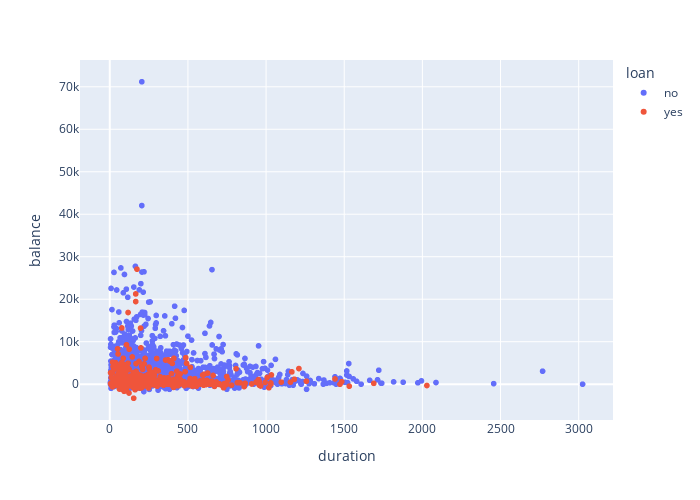

Notebook cell for this chart:
### Markdown cell above
education of tertiary sector has highest balance

### Code cell
fig = px.scatter(data, x="duration", y="balance" , color = "loan" , width = 700 , height = 500 )
fig.show()

### Figure 1 — Plotly figure (JSON) as saved in the notebook; plotly's stock layout.template omitted (floating-point values rounded to 4 significant figures; data arrays with more than 128 entries replaced by an {"elided": "..."} marker saying what was removed)
{"data": [{"hovertemplate": "loan=no<br>duration=%{x}<br>balance=%{y}<extra></extra>", "legendgroup": "no", "marker": {"color": "#636efa", "symbol": "circle"}, "mode": "markers", "name": "no", "showlegend": true, "type": "scattergl", "x": {"elided": "3830 int values"}, "xaxis": "x", "y": {"elided": "3830 int values"}, "yaxis": "y"}, {"hovertemplate": "loan=yes<br>duration=%{x}<br>balance=%{y}<extra></extra>", "legendgroup": "yes", "marker": {"color": "#EF553B", "symbol": "circle"}, "mode": "markers", "name": "yes", "showlegend": true, "type": "scattergl", "x": {"elided": "691 int values"}, "xaxis": "x", "y": {"elided": "691 int values"}, "yaxis": "y"}], "layout": {"height": 500, "legend": {"title": {"text": "loan"}, "tracegroupgap": 0}, "margin": {"t": 60}, "width": 700, "xaxis": {"anchor": "y", "domain": [0, 1], "title": {"text": "duration"}}, "yaxis": {"anchor": "x", "domain": [0, 1], "title": {"text": "balance"}}}}
